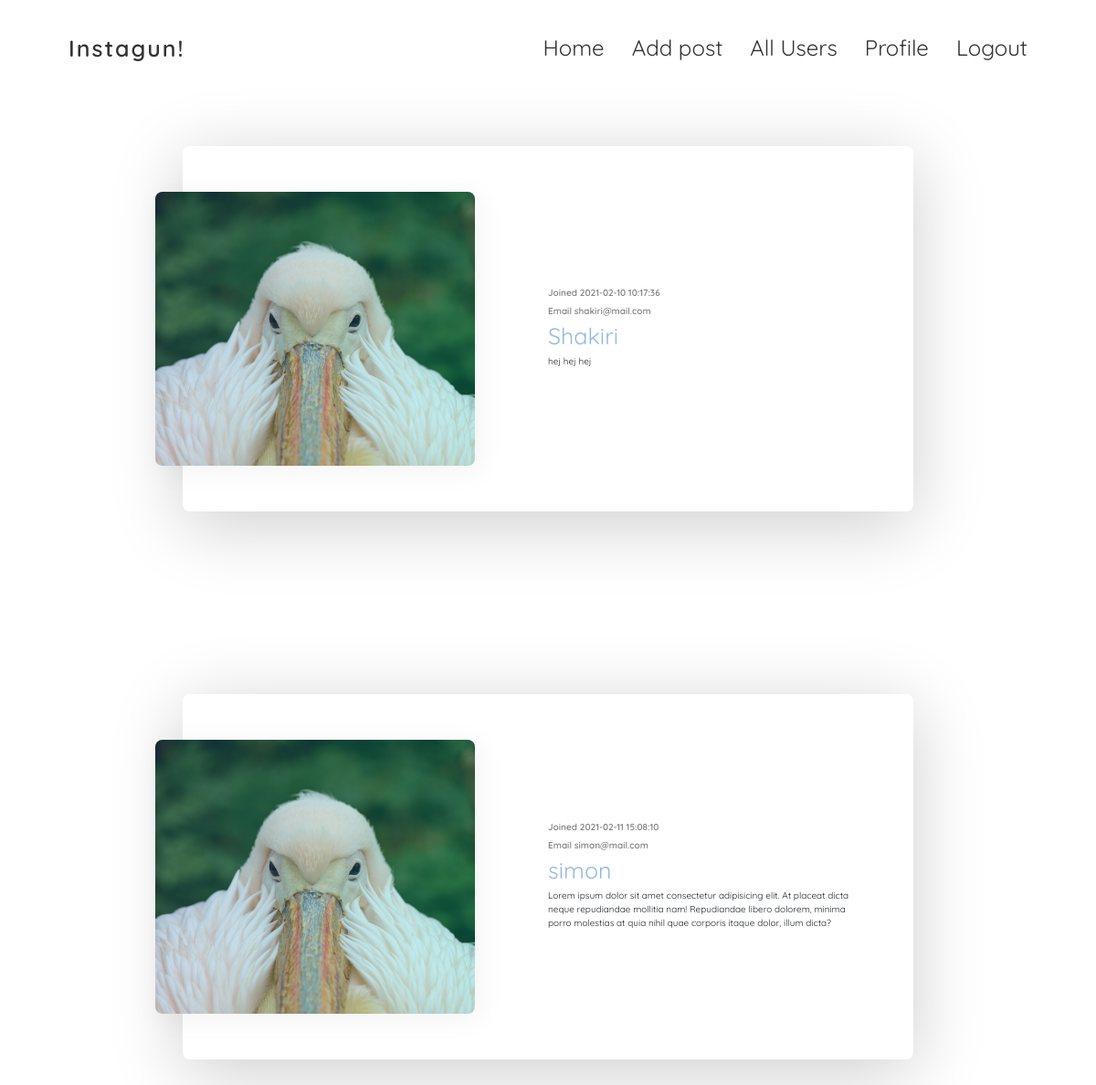
The app's page /users.php (signed in) with its own data.
### tables this page shows
CREATE TABLE `users` (
  `id` int(11) NOT NULL AUTO_INCREMENT,
  `email` varchar(255) NOT NULL,
  `password` varchar(100) NOT NULL,
  `username` varchar(100) NOT NULL,
  `date` timestamp NULL DEFAULT current_timestamp(),
  `profile_img` varchar(255) DEFAULT NULL,
  `about` varchar(255) DEFAULT NULL,
  PRIMARY KEY (`id`)
);

### function.php (called while the page is built, shortened)
<?php
function fetchColoumnFromTable($pdo, $tableName){
$sql = sprintf('select * from %s',
    $tableName
    );
$statement= $pdo->prepare($sql);
$statement->execute();
return $statement->fetchAll(PDO::FETCH_ASSOC);
}

### users.php (the view)
<?php
require_once 'header.php';
require_once 'function.php';
$users = fetchColoumnFromTable($pdo, 'users');
?>
<section class="home-none"></section>
<main class="main-container">
<?php foreach($users as $user): ?>
<div class="profile-card">
        <div class="blog-profile">
            <div class="blog-profile_img">
                <img src="profileimg/<?= $user['profile_img']?>" alt="">
            </div>
            <div class="blog-profile_info">
                <div class="blog-profile_data">
                    <span>Joined <?= $user['date'] ?></span>
                    <span>Email <?= $user['email']?></span>
                </div>
                <h1 class="blog-profile_title"><a href="view-profile.php?user=<?php echo $user['id']?>"><?= $user['username']?></a></h1>
                <p class="blog-post_text"><?= $user['about'] ?></p>
            </div>
        </div>
        </div>
<?php endforeach; ?>
</main>
<?php require_once 'footer.php'; ?>

### header.php (shortened to what this page needs)
<!DOCTYPE html>
<html lang="en">
<head>
    <link rel="stylesheet" href="https://maxcdn.bootstrapcdn.com/bootstrap/4.0.0/css/bootstrap.min.css">
    <link href="//netdna.bootstrapcdn.com/twitter-bootstrap/2.3.2/css/bootstrap-combined.min.css" rel="stylesheet" id="bootstrap-css">
    <link href="style.css" rel="stylesheet" type="text/css">
    <link rel="stylesheet" href="header.css">
    <link rel="stylesheet" href="css/comment.css">
    <link rel="stylesheet" href="userstyle.css">
</head>
<header>
<nav class="nav">
        <div class="container">
            <div class="logo">
                <a href="home.php">Instagun!</a>
            </div>
            <div id="mainListDiv" class="main_list">
                <ul class="navlinks">
                    <li><a href="home.php">Home</a></li>
                    <li><a href="upload_image.php?user=<?php echo $_SESSION['user']['id'] ?>">Add post</a></li>
                    <li><a href="users.php">All Users</a></li>
                    <li><a href="profile.php?user=<?php echo $_SESSION['user']['id'] ?>">Profile</a></li>
                    <li><a href="logout.php">Logout</a></li>
                </ul>
            </div>
        </div>
    </nav>
    </header>
    <body>

### footer.php (shortened to what this page needs)
</body>
</html>

### style.css (style rules this page uses)
body { font-family: "Poppins", sans-serif; height: 100vh; }
header { position: relative; z-index: 100; }
a { color: #92badd; display:inline-block; text-decoration: none; font-weight: 400; }
body { margin-top:20px; }

### header.css (style rules this page uses)
html, body { margin: 0; padding: 0; box-sizing: border-box; font-family: "Quicksand", sans-serif; font-size: 62.5%; font-size: 10px; }
.nav { width: 100%; height: 65px; position: fixed; line-height: 65px; text-align: center; }
.nav div.logo { float: left; width: auto; height: auto; padding-left: 3rem; }
.nav div.logo a { text-decoration: none; color: #333; font-size: 2.5rem; font-weight: 600; letter-spacing: 2px; }
.nav div.main_list { height: 65px; float: right; }
.nav div.main_list ul { width: 100%; height: 65px; display: flex; list-style: none; margin: 0; padding: 0; }
.nav div.main_list ul li { width: auto; height: 65px; padding: 0; padding-right: 3rem; }
.nav div.main_list ul li a { text-decoration: none; color: #333; line-height: 65px; font-size: 2.4rem; }
.home-none { width: 100%; height: 20vh; }
.nav { padding-top: 20px; padding-bottom: 20px; -webkit-transition: all 0.4s ease; transition: all 0.4s ease; }

### css/comment.css (style rules this page uses)
.comments p, h6, span { margin: 10px; }

### userstyle.css (style rules this page uses)
.profile-card { width: 100%; height: 75vh; display: flex; justify-content: center; padding: 0 1.5rem; }
.blog-profile { width: 100%; max-width: 80rem; height: 100%; max-height: 40rem; padding: 5rem; background-color: #fff; box-shadow: 0 1.4rem 8rem rgba(0, 0, 0, .2); display: flex; align-items: center; border-radius: .8rem; }
.blog-profile_img { min-width: 35rem; max-width: 35rem; height: 30rem; transform: translateX(-8rem); position: relative; }
.blog-profile_img img { width: 100%; height: 100%; object-fit: cover; display: block; border-radius: .8rem; }
.blog-profile_img::before { content: ''; width: 100%; height: 100%; position: absolute; top: 0; left: 0; background: linear-gradient(to right, rgba(79, 172, 254, .2), rgba(0, 242, 254, .2)); box-shadow: .5rem .5rem 3rem 1px rgba(0, 0, 0, .05); border-radius: .8rem; }
.blog-profile_data span { display: block; color: rgba(0, 0, 0, .5); font-size: 1rem; font-weight: 600; margin: .5rem 0; }

### records on screen
users: profile_img (picture), date "2021-02-10 10:17:36", email "shakiri@mail.com", username "Shakiri", about "hej hej hej"
users: profile_img (picture), date "2021-02-11 15:08:10", email "simon@mail.com", username "simon", about "Lorem ipsum dolor sit amet consectetur adipisicing elit. At placeat dicta neque repudiandae mollitia nam! Repudiandae libero dolorem, minima porro molestias at quia nihil quae corporis itaque dolor, illum dicta?"
